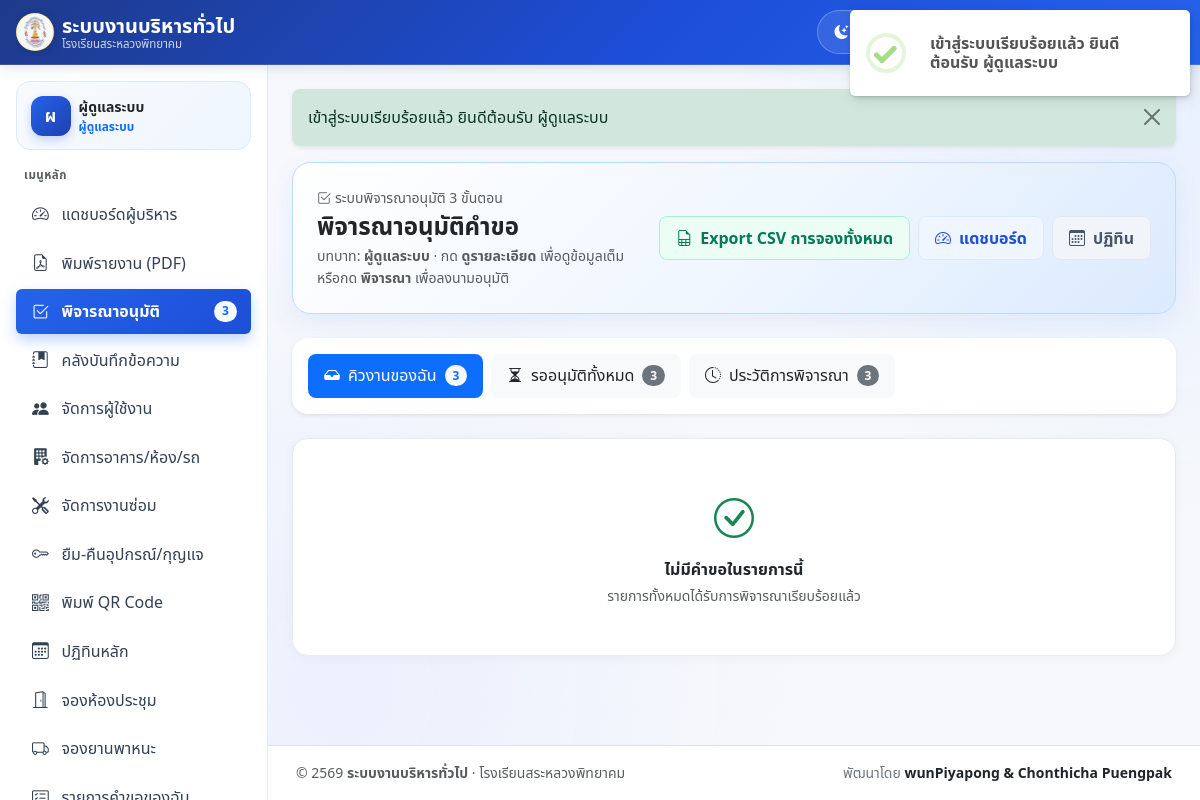
/approvals.php (signed in), run on the app's committed database.
### tables this page shows
CREATE TABLE users (
    id INT UNSIGNED AUTO_INCREMENT PRIMARY KEY,
    user_type ENUM('internal', 'external') NOT NULL DEFAULT 'internal',
    role ENUM('user', 'external_user', 'head', 'vice_director', 'director', 'staff', 'admin') NOT NULL DEFAULT 'user',
    username VARCHAR(100) NOT NULL,
    staff_id VARCHAR(50) NULL,
    password_hash VARCHAR(255) NOT NULL,
    full_name VARCHAR(150) NOT NULL,
    position_title VARCHAR(150) NULL,
    department VARCHAR(150) NULL,
    organization VARCHAR(200) NULL,
    phone VARCHAR(30) NULL,
    email VARCHAR(150) NOT NULL,
    line_user_id VARCHAR(100) NULL,
    is_active TINYINT(1) NOT NULL DEFAULT 1,
    created_at DATETIME NOT NULL DEFAULT CURRENT_TIMESTAMP,
    updated_at DATETIME NOT NULL DEFAULT CURRENT_TIMESTAMP ON UPDATE CURRENT_TIMESTAMP,
    UNIQUE KEY uq_users_username (username),
    UNIQUE KEY uq_users_staff_id (staff_id),
    UNIQUE KEY uq_users_email (email),
    KEY idx_users_role_active (role, is_active),
    KEY idx_users_type (user_type)
);

### approvals.php (the view, shortened to what the rows shown need)
<?php
require_once __DIR__ . '/includes/auth.php';
$approverRoles = [ROLE_HEAD, ROLE_VICE_DIRECTOR, ROLE_DIRECTOR, ROLE_STAFF, ROLE_ADMIN];
$user = require_role($approverRoles);
$role = (string)($user['role'] ?? '');
$activeNav = 'approvals';
require __DIR__ . '/includes/layout_header.php';
?>
<div class="welcome-card p-3 p-md-4 mb-4">
    <div class="d-flex flex-column flex-md-row align-items-md-center justify-content-between gap-3">
        <div class="min-w-0">
            <h1 class="h4 fw-bold text-dark mb-1" data-testid="approvals-heading">พิจารณาอนุมัติคำขอ</h1>
            <p class="small text-muted mb-0">
                บทบาท: <strong><?= e($roleLabels[$role] ?? $role) ?></strong> · กด <strong>ดูรายละเอียด</strong> เพื่อดูข้อมูลเต็ม หรือกด <strong>พิจารณา</strong> เพื่อลงนามอนุมัติ
            </p>
        </div>
    </div>
</div>
<?php require __DIR__ . '/includes/layout_footer.php'; ?>

### includes/layout_header.php (shortened to what the rows shown need)
<?php
$user = function_exists('current_user') ? current_user() : null;
$currentScript = basename((string)($_SERVER['PHP_SELF'] ?? ''), '.php');
$activeKey = $activeNav ?? $currentScript;
$showSidebar = ($user !== null) && empty($hideSidebar);
$menuItems = ($showSidebar && function_exists('nav_items')) ? nav_items($user) : [];
$roleLabels = defined('ROLE_LABELS') ? ROLE_LABELS : [
    'user'          => 'บุคลากรภายใน',
    'external_user' => 'บุคคลภายนอก',
    'head'          => 'หัวหน้างาน',
    'vice_director' => 'รองผู้อำนวยการ',
    'director'      => 'ผู้อำนวยการ',
    'staff'         => 'เจ้าหน้าที่บริหาร/ช่าง',
    'admin'         => 'ผู้ดูแลระบบ',
];
$roleCode = (string)($user['role'] ?? '');
$roleDisplay = $roleLabels[$roleCode] ?? $roleCode;
$isSidebarScrollable = ($roleCode === 'admin') || (count($menuItems) > 9);
$userDisplayName = (string)($user['full_name'] ?? $user['username'] ?? '');
$userInitial = $userDisplayName !== '' ? mb_substr($userDisplayName, 0, 1, 'UTF-8') : 'U';
?>
<!DOCTYPE html>
<html lang="th">
<head>
    <link rel="stylesheet" href="<?= e(app_url('/assets/vendor/bootstrap/bootstrap.min.css')) ?>">
    <link rel="stylesheet" href="<?= e(app_url('/assets/vendor/bootstrap/bootstrap-icons.min.css')) ?>">
    <link rel="stylesheet" href="<?= e(app_url('/assets/css/app.css')) ?>">
</head>
<body class="d-flex flex-column min-vh-100<?= $showSidebar ? ' has-sidebar' : '' ?><?= !empty($bodyClass) ? ' ' . e($bodyClass) : '' ?>">
<div class="app-shell flex-grow-1<?= $showSidebar ? ' d-lg-flex' : '' ?>">
    <?php if ($showSidebar): ?>
        <aside class="offcanvas-lg offcanvas-start app-sidebar no-print <?= $isSidebarScrollable ? 'is-scrollable' : 'is-locked' ?>"
               tabindex="-1"
               id="appSidebar"
               aria-labelledby="appSidebarLabel"
               data-testid="sidebar-nav">
            <div class="offcanvas-body flex-column p-3">
                <div class="sidebar-user-card d-none d-lg-flex align-items-center gap-2 mb-3">
                    <span class="sidebar-user-avatar"><?= e($userInitial) ?></span>
                    <div class="min-w-0">
                        <div class="fw-bold text-dark text-truncate small"><?= e($userDisplayName) ?></div>
                        <div class="text-primary fw-semibold" style="font-size: 0.74rem;"><?= e($roleDisplay) ?></div>
                    </div>
                </div>
                <div class="text-uppercase text-muted fw-semibold px-2 mb-2 d-none d-lg-block" style="font-size: 0.72rem; letter-spacing: 0.04em;">เมนูหลัก</div>
                <nav class="nav nav-pills flex-column gap-1 w-100" aria-label="เมนูหลัก">
                    <?php foreach ($menuItems as $item):
                        $href = (string)($item['href'] ?? '#');
                        $itemKey = (string)($item['key'] ?? basename($href, '.php'));
                        $isActive = ($activeKey === $itemKey) || ($currentScript === basename($href, '.php'));
                        $testId = (string)($item['testid'] ?? ('nav-' . str_replace('_', '-', $itemKey)));
                    ?>
                        <a href="<?= e($href) ?>"
                           class="nav-link app-nav-link<?= $isActive ? ' active' : '' ?>"
                           <?= $isActive ? 'aria-current="page"' : '' ?>
                           data-testid="<?= e($testId) ?>">
                            <?php if (!empty($item['icon'])): ?>
                                <i class="bi <?= e((string)$item['icon']) ?>"></i>
                            <?php endif; ?>
                            <span class="flex-grow-1"><?= e((string)($item['label'] ?? $itemKey)) ?></span>
                            <?php if (!empty($item['badge'])): ?>
                                <span class="badge rounded-pill <?= $isActive ? 'text-bg-light text-primary' : 'text-bg-danger' ?>">
                                    <?= e((string)$item['badge']) ?>
                                </span>
                            <?php endif; ?>
                        </a>
                    <?php endforeach; ?>
                </nav>
            </div>
        </aside>
    <?php endif; ?>
    <main class="flex-grow-1 min-w-0 p-3 p-md-4 app-main" data-testid="main-content">

### data on the page
users: full_name "ผ", full_name "ผู้ดูแลระบบ", role "ผู้ดูแลระบบ"

### other printed values
$appName "ระบบงานบริหารทั่วไป"
$appOrgName "โรงเรียนสระหลวงพิทยาคม"
$item['label'] "แดชบอร์ดผู้บริหาร"
$item['label'] "พิมพ์รายงาน (PDF)"
$item['label'] "พิจารณาอนุมัติ"
$item['badge'] "3"
$item['label'] "คลังบันทึกข้อความ"
$item['label'] "จัดการผู้ใช้งาน"
$item['label'] "จัดการอาคาร/ห้อง/รถ"
$item['label'] "จัดการงานซ่อม"
$item['label'] "ยืม-คืนอุปกรณ์/กุญแจ"
$item['label'] "พิมพ์ QR Code"
$item['label'] "ปฏิทินหลัก"
$item['label'] "จองห้องประชุม"
$item['label'] "จองยานพาหนะ"
